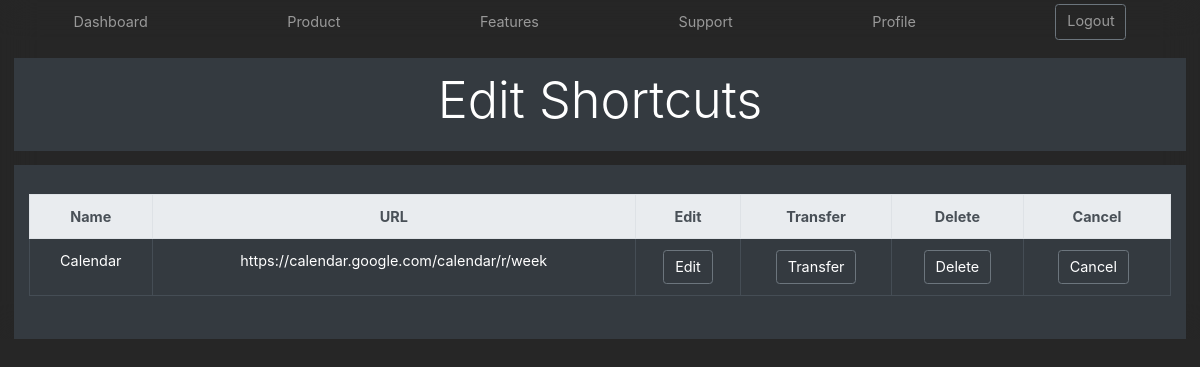
The page /Dashboard/editurl/52/ on the database its author committed.
### dashboard/models.py (models this page shows)
class userlinks(models.Model):
    user = models.ForeignKey(settings.AUTH_USER_MODEL, null=True, blank=True,  on_delete=models.CASCADE)
    main = models.CharField (max_length=500,default='')#need to change to 500
    mainname = models.CharField (max_length=200,default='')
    mainfavicon = models.CharField (max_length=400,default='')
    table_id =  models.CharField (max_length=200,default='')

### dashboard/views.py (the view)
# urls.py: url(r'^editurl/(?P<pk>\d+)/$', views.editurl ,name="editurl" ),
def editurl(request, pk):
    pk=pk
    linktomain=userlinks.objects.all().filter(pk=pk)
    return render(request, 'editurl.html',{'linktomain':linktomain})

### dashboard/templates/editurl.html (shortened to what this page needs)
{% load static %}
<!DOCTYPE html>
<html lang="en">
<head>
<link rel="stylesheet" href="https://stackpath.bootstrapcdn.com/bootstrap/4.4.1/css/bootstrap.min.css">
<link rel="stylesheet"  href="{% static 'dashboard/css/product.css'%}">
<link rel="stylesheet"  href="{% static 'dashboard/css/dialog.css'%}">
</head>
<body>
 <nav class="site-header py-1">
  <div class="container d-flex flex-column flex-md-row justify-content-between">
     <a class="py-2 d-none d-md-inline-block" href="/Dashboard">Dashboard</a>
    <a class="py-2 d-none d-md-inline-block" href="#">Product</a>
    <a class="py-2 d-none d-md-inline-block" href="#">Features</a>
    <a class="py-2 d-none d-md-inline-block" href="#">Support</a>
    <a class="py-2 d-none d-md-inline-block" href="/Dashboard/profile">Profile</a>
    <a class="btn btn-outline-secondary" href="/Dashboard/logout">Logout</a>
  </div>
</nav>
<div class="position-relative overflow-hidden p-3 p-md-1 m-md-3 text-center bg-dark">
  <div class="col-md-5 mx-auto">
    <h1 class="display-4 titleposition">Edit Shortcuts</h1>
 </div>
  </div>
<div class="d-md-flex flex-md-equal w-100 my-md-3 pl-md-3">
  <div class="bg-dark mr-md-3 px-md-3 text-center text-white overflow-hidden">
    <div class="my-3 py-3">
<table class="table table-dark table-hover table-bordered">
    <thead class="thead-light">
    <tr>
        <th scope="col">Name</th>
        <th scope="col">URL</th>
        <th scope="col">Edit</th>
        <th scope="col">Transfer</th>
        <th scope="col">Delete</th>
        <th scope="col">Cancel</th>
    </tr>
    <thead>
    <tbody>
    {% for link in linktomain %}
        <tr>
            <td>{{link.mainname}}</td>
            <td>{{link.main}}</td>
            <td><a href="{% url 'editinglinks' pk=link.pk %}"><button class="btn btn-outline-secondary btn-color">Edit</button></a></td>
            <td><a href="{% url 'transferlink' pk=link.pk %}"><button class="btn btn-outline-secondary btn-color">Transfer</button></a></td>
            <td><a href="{% url 'deletelinks' pk=link.pk %}"><button class="btn btn-outline-secondary btn-color">Delete</button></a></td>
            <td><button onclick="location.href='/Dashboard'" id="cancel" class="btn btn-outline-secondary btn-color" type="button" tabindex="0" title="Cancel" aria-label="Cancel">Cancel</button></td>
        </tr>
    {% endfor %}
    </tbody>
    </table>
    </div>
    </div>
    </div>
  </body>
</html>

### dashboard/static/dashboard/css/product.css (style rules this page uses)
.container { max-width: 1200px; }
body { background-color: rgba(0, 0, 0, .85); -webkit-backdrop-filter: saturate(180%) blur(20px); backdrop-filter: saturate(180%) blur(20px); zoom:90%; }
.site-header { -webkit-backdrop-filter: saturate(180%) blur(20px); backdrop-filter: saturate(180%) blur(20px); }
.site-header a { color: #999; transition: ease-in-out color .15s; }
@media (min-width: 780px) { .flex-md-equal > * { -ms-flex: 1; flex: 1; } }
.overflow-hidden { overflow: hidden; }
.titleposition { padding-top:2%; padding-bottom: 2%; color: white; }
.btn-color { color: white; }

### dashboard/static/dashboard/css/dialog.css (style rules this page uses)
#cancel { margin-inline-end: 8px; }

### rows shown on the page
userlinks: mainname "Calendar", main "https://calendar.google.com/calendar/r/week"
